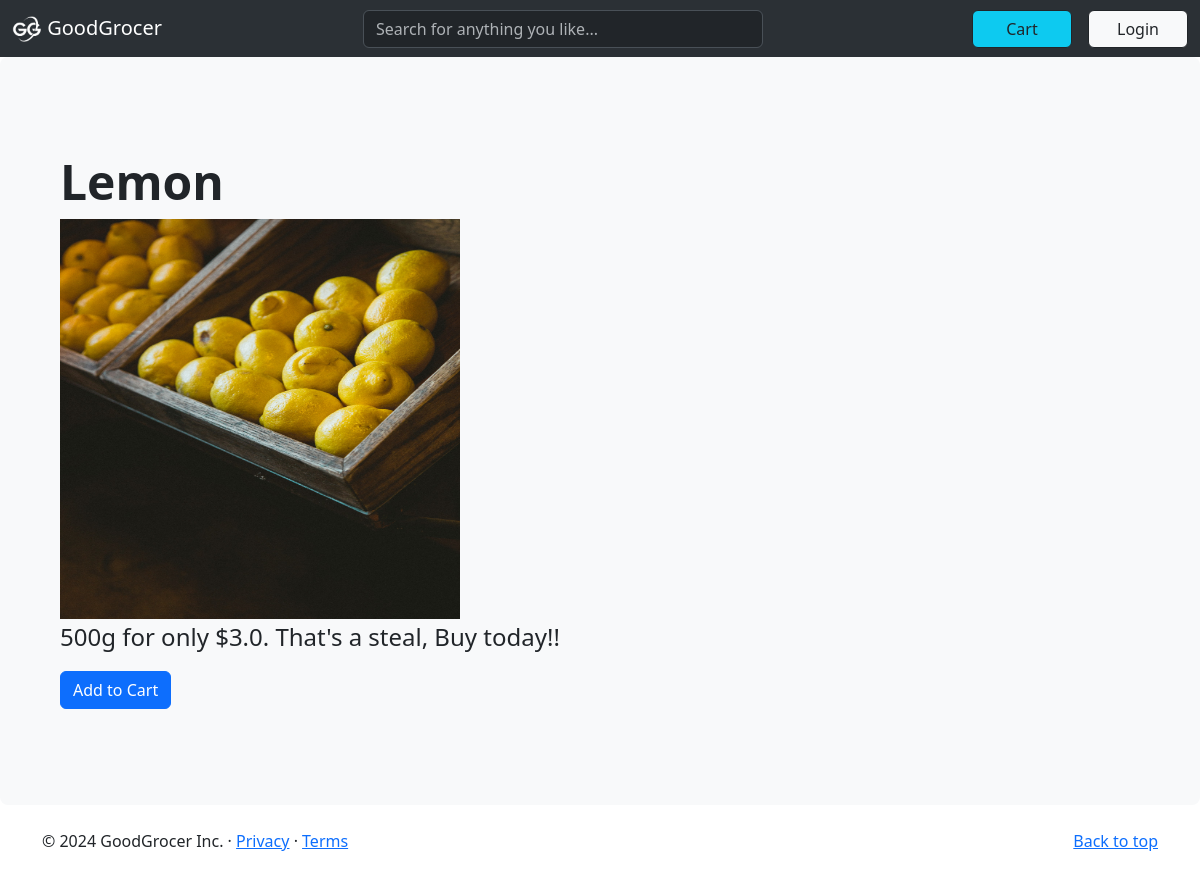
The app's page /product/2 with its own data.
### home/models.py (models this page shows, shortened)
class productItem(models.Model):
    subcategory = models.ForeignKey(productSubcategory, on_delete=models.CASCADE)
    name = models.CharField(max_length=200)
    quantity = models.CharField(max_length=100)
    price = models.FloatField()
    onDeal = models.BooleanField(null=True, blank=True)
    imageTag = models.CharField(max_length=200)

### home/views.py (the view)
# urls.py: path('product/<str:pk>', views.productDisplay, name="product"),
def productDisplay(request, pk):
    givenProduct = productItem.objects.get(id=pk)
    context = {'product':givenProduct}
    return render(request, 'product_display.html', context)

### templates/product_display.html (shortened to what this page needs)
{% extends 'main.html' %}
{% load static %}
{% block body %}
<div class="p-5 mb-4 bg-body-tertiary rounded-3">
    <div class="container-fluid py-5">
      <h1 class="display-5 fw-bold">{{product.name}}</h1>
      {% with image_path='images/product/'|add:product.imageTag|add:'.jpg' %}
      <img src="{% static image_path %}" alt="Thumbnail" width="400" height="400">
      {% endwith %}
      <p class="col-md-8 fs-4">{{product.quantity}} for only ${{product.price}}. That's a steal, Buy today!!
      </p>
      <a class="btn btn-primary" href="{% url 'addToCart' product.id %}" style="width: absolute;">Add to Cart</a>
    </div>
  </div>
{% endblock body %}

### records on screen
productItem: name "Lemon", quantity "500g", price "3.0"
